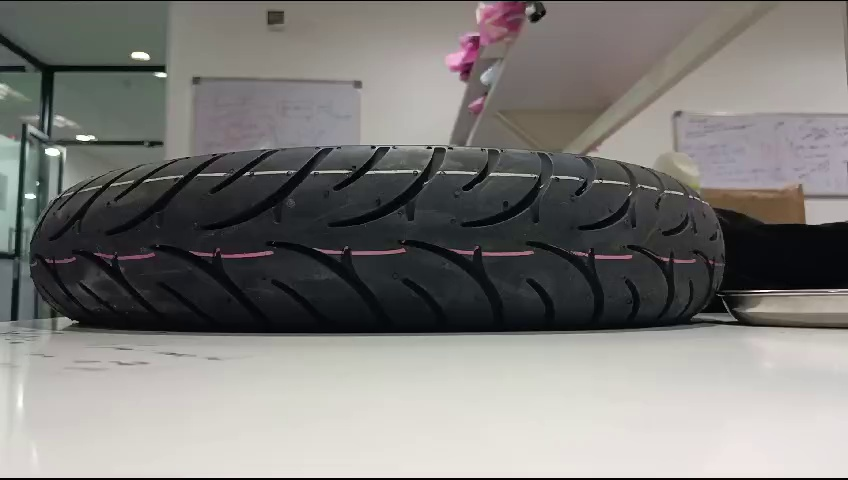
#> input picture tyre/tyre images/frame0.jpg, 848 x 480 px, found by its file name
$ python pixel_replace.py
#> lines starting #> are read from the running program, lines starting #| are printed output that depends on the picture; after the words box and inside, x2 and y2 are one past the last pixel; in counts of white or black regions, pixels touching at a corner belong together
import cv2
import numpy as np

# Load the image
image_path = r'tyre\pattern1\frame0.jpg'
image = cv2.imread(image_path)
#> image is the input picture: shape (480, 848, 3); mean B, G, R 121.2, 123.9, 125.6
image = cv2.cvtColor(image, cv2.COLOR_BGR2RGB)

# Define the range of colors to be replaced
lower_bound = np.array([176, 125, 165])
upper_bound = np.array([216, 165, 205])

# Create a mask for the pixels in the specified range
mask = cv2.inRange(image, lower_bound, upper_bound)
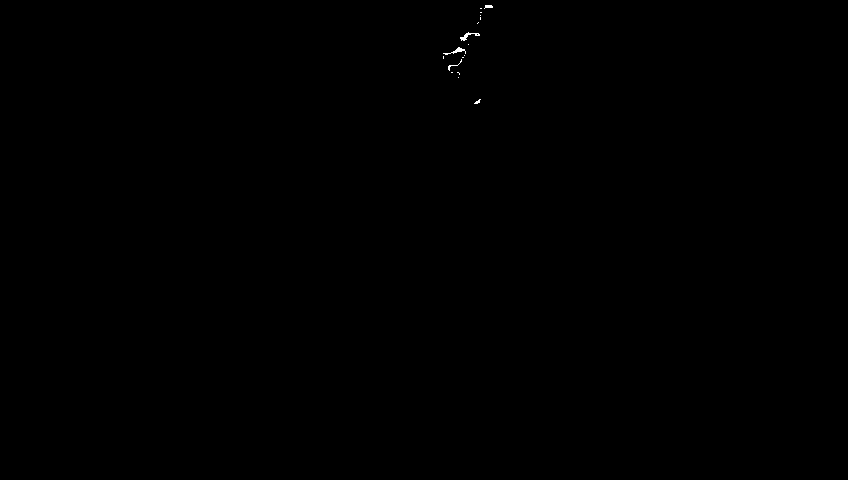
#> mask: shape (480, 848); 0.05% white in thin lines or dots, all inside (x1, y1, x2, y2) = (443, 5, 493, 104)
cv2.imshow('vd', mask)
# Replace the pixels in the range with the new color
image[mask != 0] = [255, 255, 255]
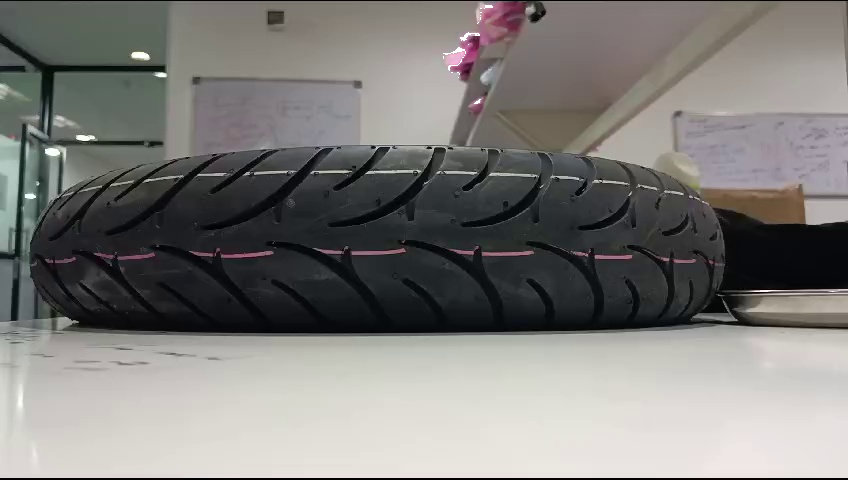
#> image: shape (480, 848, 3); mean R, G, B 125.6, 124, 121.3

# Save the modified image
cv2.imwrite('path_to_save_modified_image.jpg', image)

# Display the original and modified images (optional)
# cv2.imshow('Original Image', cv2.imread(image_path))
# cv2.imshow('Modified Image', image)
cv2.waitKey(0)
cv2.destroyAllWindows()
